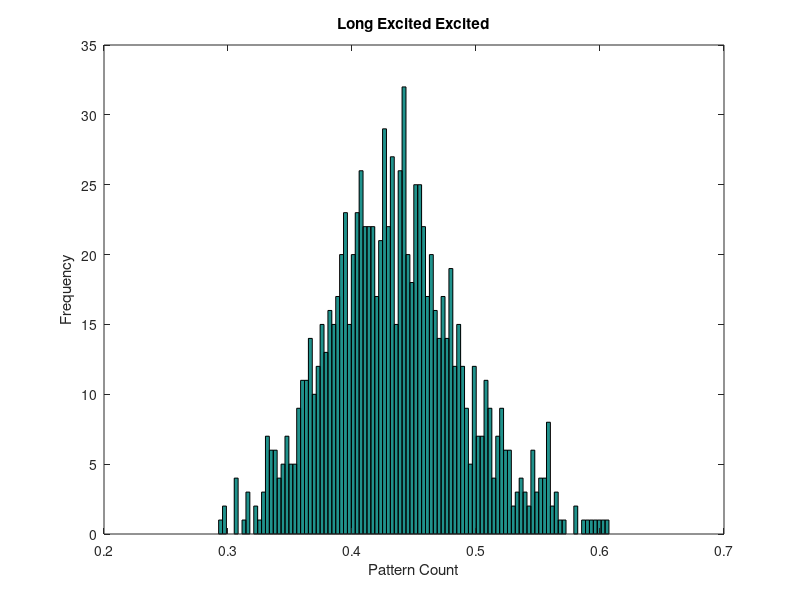

Recreate this plot in MATLAB. (Note: this script raises an error after producing the figure.)
load("LongRandomExcitedExcited.mat")
load("LongRandomExcitedInhibited.mat")
load("LongRandomInhibitedExcited.mat")
load("LongRandomInhibitedInhibited.mat")
load("ShortRandomExcitedExcited.mat")
load("ShortRandomExcitedInhibited.mat")
load("ShortRandomInhibitedExcited.mat")
load("ShortRandomInhibitedInhibited.mat")

stddvPlts = [-3,-2,-1,1,2,3];

figure
hist(allLongExcitedExcited,100)
title("Long Excited Excited")
xlabel("Pattern Count")
ylabel("Frequency")
meanOfData = mean(allLongExcitedExcited);
xline(meanOfData,'--m')
s = std(allLongExcitedExcited);
for i=1:length(stddvPlts)
    xline(meanOfData - (s*stddvPlts(i)),'--r',string(meanOfData - (s*stddvPlts(i))   ))
end

figure
hist(allLongExcitedInhibited,100)
title("Long Excited Inhibited")
xlabel("Pattern Count")
ylabel("Frequency")
meanOfData = mean(allLongExcitedInhibited);
xline(meanOfData,'--m')
s = std(allLongExcitedInhibited);
for i=1:length(stddvPlts)
    xline(meanOfData - (s*stddvPlts(i)),'--r',string(meanOfData - (s*stddvPlts(i))   ))
end

figure
hist(allLongInhibitedExcited,100)
title("Long Inhibited Excited")
xlabel("Pattern Count")
ylabel("Frequency")
meanOfData = mean(allLongInhibitedExcited);
xline(meanOfData,'--m')
s = std(allLongInhibitedExcited);
for i=1:length(stddvPlts)
    xline(meanOfData - (s*stddvPlts(i)),'--r',string(meanOfData - (s*stddvPlts(i))   ))
end

figure
hist(allLongInhibitedInhibited,100)
title("Long Inhibited Inhibited")
xlabel("Pattern Count")
ylabel("Frequency")
meanOfData = mean(allLongInhibitedInhibited);
xline(meanOfData,'--m')
s = std(allLongInhibitedInhibited);
for i=1:length(stddvPlts)
    xline(meanOfData - (s*stddvPlts(i)),'--r',string(meanOfData - (s*stddvPlts(i))   ))
end

figure
hist(allShortExcitedExcited,100)
title("Short Excited Excited")
xlabel("Pattern Count")
ylabel("Frequency")
meanOfData = mean(allShortExcitedExcited);
xline(meanOfData,'--m')
s = std(allShortExcitedExcited);
for i=1:length(stddvPlts)
    xline(meanOfData - (s*stddvPlts(i)),'--r',string(meanOfData - (s*stddvPlts(i))   ))
end

figure
hist(allShortExcitedInhibited,100)
title("Short Excited Inhibited")
xlabel("Pattern Count")
ylabel("Frequency")
meanOfData = mean(allShortExcitedInhibited);
xline(meanOfData,'--m')
s = std(allShortExcitedInhibited);
for i=1:length(stddvPlts)
    xline(meanOfData - (s*stddvPlts(i)),'--r',string(meanOfData - (s*stddvPlts(i))   ))
end

figure
hist(allShortInhibitedExcited,100)
title("Short Inhibited Excited")
xlabel("Pattern Count")
ylabel("Frequency")
meanOfData = mean(allShortInhibitedExcited);
xline(meanOfData,'--m')
s = std(allShortInhibitedExcited);
for i=1:length(stddvPlts)
    xline(meanOfData - (s*stddvPlts(i)),'--r',string(meanOfData - (s*stddvPlts(i))   ))
end

figure
hist(allShortInhibitedInhibited,100)
title("Short Inhibited Inhibited")
xlabel("Pattern Count")
ylabel("Frequency")
meanOfData = mean(allShortInhibitedInhibited);
xline(meanOfData,'--m')
s = std(allShortInhibitedInhibited);
for i=1:length(stddvPlts)
    xline(meanOfData - (s*stddvPlts(i)),'--r',string(meanOfData - (s*stddvPlts(i))   ))
end